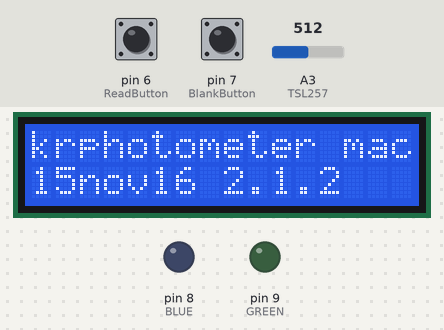
This sketch was run on a simulated Arduino Uno, built with avr-gcc and run on an emulated ATmega328P. On the bench: 16×2 character LCD, output pins drawn as LEDs (lit = HIGH). The inputs (shaded band) are chosen by the test bench; at power-on: pin 6 (ReadButton) LOW, pin 7 (BlankButton) LOW, A3 (TSL257) = 512. What the sketch prints to the serial monitor is not drawn.

Above: at 3.2 s.
3.3 s: pin 6 (ReadButton) pulled HIGH for 0.15 s
At 6.1 s:
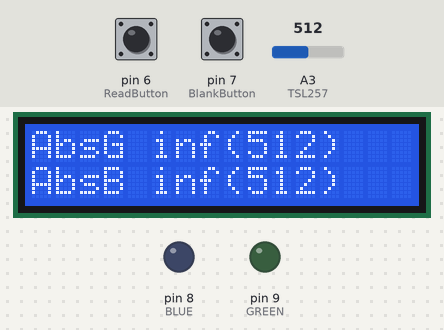
6.4 s: pin 7 (BlankButton) pulled HIGH for 3.2 s
At 11.9 s:
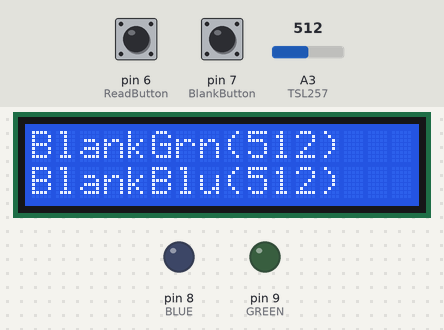
12.6 s: pin 6 (ReadButton) pulled HIGH for 1 s
At 16.0 s:
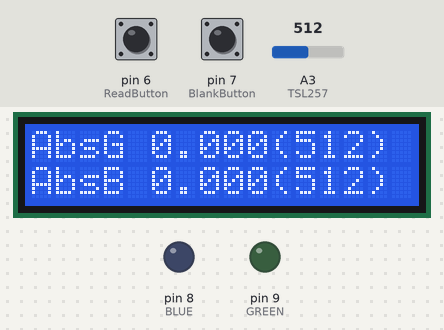
16.6 s: pin 6 (ReadButton) pulled HIGH for 3.2 s
At 23.2 s:
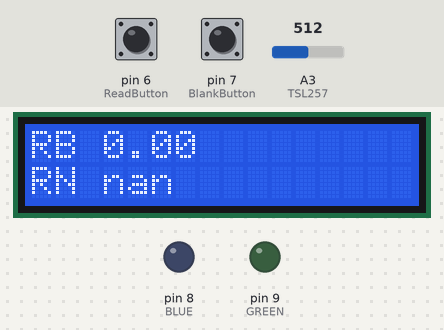
Timing chart, 0 to 24.7 s (numbered marks = the images above; inputs shaded):
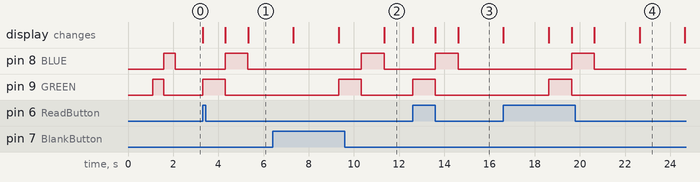

Measured:
- after the input at 3.3 s, pin 8 (BLUE): LOW → HIGH after 1.0 s, → LOW 1.0 s later; pin 9 (GREEN): LOW → HIGH at once, → LOW 1.0 s later; the display: first changes at once (image 1 shows a later state)
- after the input at 6.4 s, pin 8 (BLUE): LOW → HIGH after 3.9 s, → LOW 1.0 s later; pin 9 (GREEN): LOW → HIGH after 2.9 s, → LOW 1.0 s later; the display: first differs from a run without the input after 2.9 s (image 2 shows a later state)
- after the input at 12.6 s, pin 8 (BLUE): LOW → HIGH after 1.0 s, → LOW 1.0 s later; pin 9 (GREEN): LOW → HIGH at once, → LOW 1.0 s later; the display: first changes at once (image 3 shows a later state)
- after the input at 16.6 s, pin 8 (BLUE): LOW → HIGH after 3.0 s, → LOW 1.0 s later; pin 9 (GREEN): LOW → HIGH after 2.0 s, → LOW 1.0 s later; the display: first differs from a run without the input after 2.0 s (image 4 shows a later state)

The sketch:

krphotom2.1.2.ino
```cpp
#include <LiquidCrystal.h>   //use LCD library
// 30oct16 : macbook dev platform
// wirewrap build - UNO
// debugged tsl257 voltages
// moved detector to a3 to open i2c pins a4 a5
// code cleanup
// blue led wired with 1k resistor
// Revision: 1.2.0 - the krphotometer website rev
// Rev 1.2.1  14nov16 baseline and upload - roll rev on workdate of upload
//                   #Samples returned to 10 from 5
// Rev 1.2.2  15nov16 output the Rb value -
//            corrected R for Green/Blue absorbtion ratio
//            RN calculation using default calibration
//            pH calculation from eq 1-8 using estimated default RN function

#define ProgName "krphotometer"
#define devSystem "mac"
#define Version "wirewrap"
#define Upload "15nov16"
#define Revision "2.1.2"

// if we swap blank and read buttons with green and blue  9 and 10 are pwm pins
// # define GREEN 7
// # define BLUE  6
#define TSL257 3
// # define BlankButton  10
// # define ReadButton 9
// -- moved pins so GREEN and BLUE are on PWM pins
// pwm did not work - and produced unstable, non linear readings- hardware solution works

#define GREEN 9
#define BLUE  8
#define BlankButton 7
#define ReadButton  6

//number of samples
//#define Samples 5
#define Samples 10

LiquidCrystal lcd(12, 11, 5, 4, 3, 2);// LCD pin

int x1a=0;  // LOOK change to doouble
int y1a=0;
int x2a=0;
int y2a=0;
float A_1 = 0.000;//absorbance
float A_2 = 0.000;//absorbance
float R=0.000;
long vala = 0;  //"blank" button value
long valb = 0; //"sample" button value

void setup()
{
Serial.begin(9600);


lcd.begin(16, 2);  //Initialize LCD
lcd.clear();
// MiniSpec B.Y
lcd.print(ProgName);  //sample code signature - not KRDisplay Mini Spectrophotometer
lcd.print(" ");
lcd.print(devSystem);
lcd.setCursor(0, 1) ;
lcd.print(Upload);
lcd.print(" ");
lcd.print(Revision);

delay(1000); //Delay1000ms
lcd.setCursor(0,1);

// serial debug output
Serial.print(ProgName);
Serial.print(" ");
Serial.print(devSystem);
Serial.print(" ");
Serial.print(Version);
Serial.print("\nUpload date: ");
Serial.print(Upload);
Serial.print("\nVersion: ");
Serial.print(Version);
Serial.print("\nRevision: ");
Serial.print(Revision);
Serial.print("\n");

pinMode(BlankButton,INPUT); //setup blank button
pinMode(ReadButton,INPUT);//setup sample button
pinMode(BLUE,OUTPUT);
pinMode(GREEN,OUTPUT);
digitalWrite(GREEN,HIGH);
delay(500);
digitalWrite(GREEN,LOW);
digitalWrite(BLUE,HIGH);
delay(500);
digitalWrite(BLUE,LOW);
}

void loop ()
{
if (digitalRead(BlankButton) == HIGH)
{
  lcd.clear(); //clear
  lcd.print("Blank Process");
  digitalWrite(GREEN,HIGH);//Green

  //analogWrite(GREEN,10);
  delay(1000);
     x1a = 0;
     int x = 0;
     for(int i=0; i<Samples; i++){
        x = analogRead(TSL257);
        x1a += x;
        //Serial.print(x);
        //Serial.print(" g\n");
        //delay(1000); // cool off the driver
     }

  digitalWrite(GREEN,LOW);
  x1a /= Samples ; //read the blank

  //Serial.print("\n");
  digitalWrite(BLUE,HIGH);//Blue
  delay(1000);
  y1a = 0;
  x=0;
  for(int i=0; i<Samples; i++){
       x =analogRead(TSL257);
       y1a += x;
       //Serial.print(x);
       //Serial.print(" b\n");
       //delay(40);
     }
  y1a /= Samples;
  digitalWrite(BLUE,LOW);
  //Serial.print("\n");

  lcd.clear(); //clear
  lcd.print("BlankGrn(");
  lcd.print(x1a);

  lcd.print(")");
  lcd.setCursor(0, 1) ;
  lcd.print("BlankBlu(");
  lcd.print(y1a);

  lcd.print(")");
}

if (digitalRead(ReadButton) == HIGH)
{
  lcd.clear(); //clear
  lcd.print("Read:green");

  digitalWrite(GREEN,HIGH);
  //analogWrite(GREEN,100); //LOOK
  delay(1000);
  x2a = 0;
   for(int i=0; i<Samples; i++){
                        x2a +=analogRead(TSL257);
                        //delay(40);
     }
  x2a/= Samples; // green

  digitalWrite(GREEN,LOW);

  lcd.clear();
  lcd.print("Read:blue");
  digitalWrite(BLUE,HIGH);
  //analogWrite(BLUE,1000);
  delay(1000);
  y2a = 0;
  for(int i=0; i<Samples; i++){
                        y2a +=analogRead(TSL257);
                        //delay(40);
  }
  y2a /= Samples; // blue
  digitalWrite(BLUE,LOW);

  A_1 = log((float)x1a/(float)x2a)/(log(10));//calculate the absorbance  green
  A_2 = log((float)y1a/(float)y2a)/(log(10));//calculate the absorbance  blue
  R=(float)A_1/(float)A_2;
  // LOOK - correction - verified that R is correct  --- should be Green / Blue absorbtion

  // EQ 8  - linear estimate of RN from RB (R here)
  double RN = 1.1892 * R - 0.3079;  // RN correction default from EQ 8 B Yang

  double pH, equConstant,R, e1,e2,e3, e23;
  double  T, S;  // temp and salinity
    // set default values for S and T
    // for salinity S values from 20 to 40
    // for temperatures T from 278.15 K to 308.15 K
   S =  30;
   T =  303;
   // eq 5
   e1 = -0.007762 + (4.5174 / pow(10.0,5.0)) * T;
   e23 = -0.020813 + (2.60262 / pow (10.0,4.0))*T + (1.0436 / pow (10.0,4.0)) * (S-35) ;

   // eq 7   equilibrium constant and components a,b,c,d  equConstant
   double a,b,c,d;

    a = -246.64209 + 0.315971 * S + (2.8855/pow (10.0,4.0)) * S * S ;
    b= 7229.23864 - 7.098137* S - 0.057034 * S * S;
    c = 44.493382-0.052711 * S;
    d = 0.0781344;
    equConstant = a + b / T + c * log(T) - d*T;  // log is the natural log ln

    pH = equConstant +  log10 (( RN - e1)/(1-RN*e23) );  // assume the COMMON LOG

  lcd.clear();
  lcd.print("AbsG ");
  lcd.print(A_1,3);  // green absb
  lcd.print("(");
  lcd.print(x2a);
  lcd.print(")");
  lcd.setCursor(0, 1) ;
  lcd.print("AbsB ");
  lcd.print(A_2,3);  // blue absb
  lcd.print("(");
  lcd.print(y2a);
  lcd.print(")");
  delay (2000);
  lcd.clear();
  lcd.print("RB ");  // Absb ration  of green/blue
  lcd.print(R);
  lcd.setCursor(0, 1) ;
  lcd.print("RN ");
  lcd.print(RN);
  delay (2000);      // provide some analysis
  lcd.clear();
  lcd.print("RN ");
  lcd.print(RN);
  lcd.print("/");
  lcd.print(R);
  lcd.setCursor(0,1);
  lcd.print("PH ");
  lcd.print(pH);


  Serial.print("\n x1a ");
  Serial.print(x1a);
  Serial.print("\n x2a ");
  Serial.print(x2a);
  Serial.print("\n y1a ");
  Serial.print(y1a);
  Serial.print("\n y2a ");
  Serial.print(y2a);
  Serial.print("\n");
  Serial.print("Rb ");
  Serial.print(R);


}
}
```

krphotom.cc
```cpp
/*
ph.cc
15 nov 16

formula translation to c++
test numerical methods described in equations 1-7
print out a table of pH vrs RN

Values of RN from .1-2.8  produce pH from  6.37 to 8.39 depending on T and S

RN range   .8  - 2.6   Fig 3 range is 0.8 to 2.5

pH range:  7.6 - 8.2
S  range: 30.0 - 36.2
T  range: 15C  - 30C    ~= 288K - 304K

288K = 14.85C
300K = 26.85C
303K = 29.85C
304K = 30.85C

eq 8 :calibration equation of RB to RN
      RB absorbtion ratio of diy broadband spectrometer
      RN absorbtion ratio  narrowband lab spectrometer)
*/
#include <cstdio>
#include <stdio.h>
#include <math.h>

const char* Program = "ph.cc";

int main()
{
    printf ("Program: %s \n", Program);

    double pH, equConstant,R, e1,e2,e3, e23;
    double  T, S;  // temp and salinity

    // set values for S and T
    // for salinity S values from 20 to 40
    // for temperatures T from 278.15 K to 308.15 K
    S =  30;
    //S =  40;
    T =  280;
    T =  303;

    // RN is absorbance ratio
    double RN = 0.5;

    // eq 5
    e1 = -0.007762 + (4.5174 / pow(10.0,5.0)) * T;
    // e1 = -0.007762 + 4.5174 * T / pow(10.0,5.0) ;
    //e23 = -0.020813 + 2.60262 /  pow (10.0,4.0)*T + 1.0436 / pow (10.0,4.0) *(S-35);
    //e23 = -0.020813 + ((2.60262 / pow (10.0,4.0))*T) + ((1.0436 / pow (10.0,4.0)) * (S-35)) ;
    e23 = -0.020813 + (2.60262 / pow (10.0,4.0))*T + (1.0436 / pow (10.0,4.0)) * (S-35) ;
    printf ("e1  : %f\n", e1);
    printf ("e23 : %f\n", e23);

    // eq 7   equilibrium constant  equConstant
    double a,b,c,d;

    // look eq for a can produce wildly different results
    // a = -246.64209 + 0.315971 * S + 2.8855 + S*S/pow(10.0,4.0) ;
    // a = -246.64209 + 0.315971 * S + ((2.8855/pow (10.0,4.0)) * S* S) ;
    a = -246.64209 + 0.315971 * S + (2.8855/pow (10.0,4.0)) * S * S ;
    b= 7229.23864 - 7.098137* S - 0.057034 * S * S;
    c = 44.493382-0.052711 * S;
    d = 0.0781344;
    equConstant = a + b / T + c * log(T) - d*T;  // log is the natural log ln

    printf (" a : %f\n", a);
    printf (" equConstant : %f\n", equConstant);

    // lets look at ph now
    pH = equConstant +  log10 (( RN - e1)/(1-RN*e23) );  // assume the COMMON LOG

    printf (" pH : %f\n", pH );

    // From Fig. 3. the calibration chart shows RN of 0.8 to 2.8
    // print out table of RN to pH using equations 1-7

    /*
      RN = (1.1892) RB - 0.379
      RB = ( RN +0.379) / 1.1892
    */

    printf ("rb,rn,pH\n" );
    for ( double rn=0.2; rn <= 2.5; rn = rn + .01) {
         pH = equConstant +  log10 (( rn - e1)/(1-rn*e23) );  // assume the COMMON LOG
         double RB = ( rn +0.379) / 1.1892;
         printf ("%f,  %f, %f\n",RB, rn, pH );
    }

    return 0;
}
```
